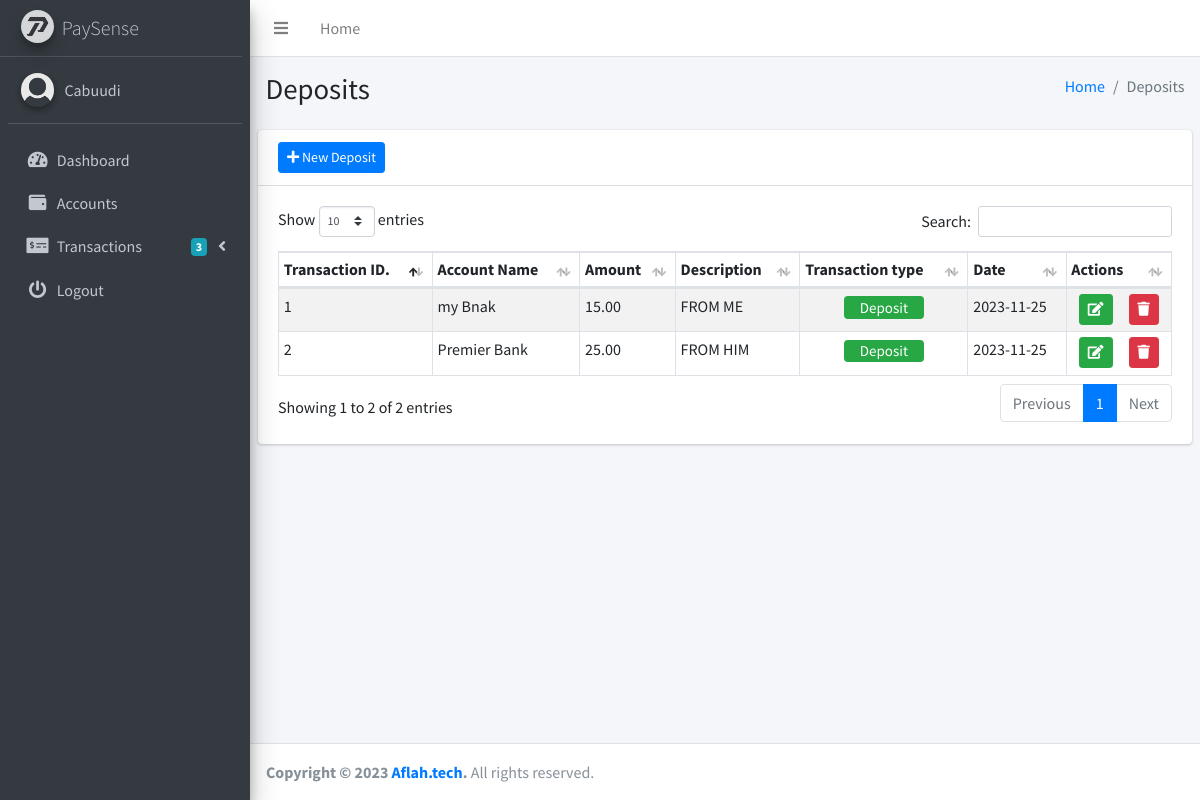
/deposits (signed in), run on the app's committed database.
### app/models.py (models this page shows, shortened)
class User(db.Model,UserMixin):
    id = db.Column(db.Integer, primary_key=True)
    username = db.Column(db.String(20), unique=True, nullable=False)
    email = db.Column(db.String(120), unique=True, nullable=False)
    password = db.Column(db.String(60), nullable=False)
    usertype = db.Column(db.String(10), nullable=False)
    profile_pic = db.Column(db.String(20), nullable=False, default='default.jpg')
    reg_date = db.Column(db.DateTime, nullable=False, default=datetime.utcnow)
    accounts = db.relationship('Account', backref='owner', lazy=True)

class Transaction(db.Model):
    transaction_id = db.Column(db.Integer, primary_key=True)
    account_number = db.Column(db.Integer, db.ForeignKey('account.account_number'),nullable=False)
    amount = db.Column(db.Numeric(10, 2), nullable=False)
    description = db.Column(db.Text, nullable=False)
    transaction_type = db.Column(db.String(20))
    date = db.Column(db.DateTime, nullable=False)

class Account(db.Model):
    account_number = db.Column(db.Integer, primary_key=True)
    account_name = db.Column(db.String(50), nullable=False)
    balance = db.Column(db.Numeric(10, 2), nullable=False)
    reg_date = db.Column(db.DateTime, nullable=False, default=datetime.utcnow)
    transactions = db.relationship('Transaction', backref='account', lazy=True)
    user_id = db.Column(db.Integer, db.ForeignKey('user.id'),nullable=False)

### app/routes.py (the view)
@app.route("/deposits", methods=['GET', 'POST'], strict_slashes=False)
@login_required
def deposits():
    form = DepositForm()
    updateForm = UpdateDepositForm()
    accounts = Account.query.all() if current_user.usertype == 'Admin' else Account.query.filter_by(owner=current_user).all()
    account_choices = [('','Select The Account')] + [(acc.account_number,acc.account_name) for acc in accounts]
    form.account_number.choices = account_choices
    if form.validate_on_submit():
        amount = Decimal(form.amount.data).quantize(Decimal('0.00'), rounding=ROUND_DOWN)
        account_number = form.account_number.data
        deposit = Transaction(account_number=account_number, amount=str(amount), description=form.description.data, transaction_type='Deposit',date=form.date.data)
        db.session.add(deposit)
        db.session.commit()
        account = Account.query.get(account_number)
        account.balance += amount
        db.session.commit()
        flash("The Account has been deposited successfully", "success")
        return redirect(url_for('deposits'))
    else:
        for field, errors in form.errors.items():
            for error in errors:
                flash(f"{field}: {error}", "danger")
    current_year = datetime.datetime.now().year
    user_account_numbers = [account.account_number for account in current_user.accounts]
    if current_user.usertype == 'Admin':
        deposits = Transaction.query.filter_by(transaction_type='Deposit').order_by(Transaction.transaction_id.asc())
    else:
        deposits = Transaction.query.filter(Transaction.account_number.in_(user_account_numbers),Transaction.transaction_type == 'Deposit').order_by(Transaction.transaction_id.asc()).all()
    return render_template('deposits.html', title='Deposits', form=form, updateForm=updateForm, deposits=deposits,current_year=current_year)

### app/forms.py (shortened to what this page needs)
class DepositForm(FlaskForm):
    account_number = SelectField('Account Name', validators=[InputRequired()], choices=[])
    amount = DecimalField('Amount', validators=[DataRequired()])
    description = TextAreaField('Description', validators=[DataRequired()])
    date = DateField('Select Date', validators=[DataRequired()], default=date.today)
    submit = SubmitField('Deposit')

class UpdateDepositForm(FlaskForm):
    account_number = StringField('Account Name', validators=[DataRequired()])
    amount = DecimalField('Amount', validators=[DataRequired()])
    description = StringField('Description', validators=[DataRequired()])
    date = DateField('Select Date', validators=[DataRequired()], default=date.today)
    submit = SubmitField('Update')

### app/models.py (called while the page is built)
@login_manager.user_loader
def load_user(user_id):
    return User.query.get(int(user_id))

### app/templates/deposits.html (shortened to what this page needs)
<!DOCTYPE html>
<html>
<head>
  <link rel="stylesheet" href="{{ url_for('static', filename='plugins/toastr/toastr.min.css') }}">
  <link rel="stylesheet" href="{{ url_for('static', filename='plugins/fontawesome-free/css/all.min.css') }}">
  <link rel="stylesheet" href="https://code.ionicframework.com/ionicons/2.0.1/css/ionicons.min.css">
  <link rel="stylesheet" href="{{ url_for('static', filename='plugins/datatables-bs4/css/dataTables.bootstrap4.min.css') }}">
  <link rel="stylesheet" href="{{ url_for('static', filename='plugins/datatables-responsive/css/responsive.bootstrap4.min.css') }}">
  <link rel="stylesheet" href="{{ url_for('static', filename='dist/css/adminlte.min.css') }}">
</head>
<body class="hold-transition sidebar-mini">
<div class="wrapper">
  <nav class="main-header navbar navbar-expand navbar-white navbar-light">
    <ul class="navbar-nav">
      <li class="nav-item">
        <a class="nav-link" data-widget="pushmenu" href="#" role="button"><i class="fas fa-bars"></i></a>
      </li>
      <li class="nav-item d-none d-sm-inline-block">
        <a href="{{ url_for('home') }}" class="nav-link">Home</a>
      </li>
    </ul>
  </nav>
  <aside class="main-sidebar sidebar-dark-primary elevation-4">
    {% include 'sidebar.html' %}
  </aside>
  <div class="content-wrapper">
    <section class="content-header">
      <div class="container-fluid">
        <div class="row mb-2">
          <div class="col-sm-6">
            <h1>Deposits</h1>
          </div>
          <div class="col-sm-6">
            <ol class="breadcrumb float-sm-right">
              <li class="breadcrumb-item"><a href="{{ url_for('home') }}">Home</a></li>
              <li class="breadcrumb-item active">Deposits</li>
            </ol>
          </div>
        </div>
      </div>
    </section>
    <section class="content">
      <div class="row">
        <div class="col-12">
          <div class="card">
            <div class="card-header">
              <button class="btn btn-primary btn-sm" data-toggle="modal" data-target="#modal-new-deposit"><i class="fas fa-plus"></i>
                New Deposit
              </button>
            </div>
            <div class="card-body">
              <table id="example1" class="table table-bordered table-striped table-sm">
                <thead>
                <tr>
                  <th>Transaction ID.</th>
                  <th>Account Name</th>
                  <th>Amount</th>
                  <th>Description</th>
                  <th>Transaction type</th>
                  <th>Date</th>
                  <th>Actions</th>
                </tr>
                </thead>
                <tbody>
                {% for deposit in deposits %}
                  <tr>
                    <td>{{ deposit.transaction_id }}</td>
                    <td>{{ deposit.account.account_name }}</td>
                    <td>{{ deposit.amount}}</td>
                    <td>{{ deposit.description}}</td>
                    <td class="text-center">
                      <h5><span class="badge bg-success px-3 font-weight-normal">{{ deposit.transaction_type }}</span></h5>
                    </td>
                    <td>{{ deposit.date.strftime('%Y-%m-%d')}}</td>
                    <td>
                      <div class="d-flex justify-content-center align-items-center h-100">
                        <button type="button" class="btn btn-success btn-sm mr-2" data-toggle="modal" data-target="#modal-update-deposit-{{ deposit.transaction_id }}"><i class="fas fa-edit"></i></button>
                        <button type="button" class="btn btn-danger btn-sm ml-2" data-toggle="modal" data-target="#modal-danger-{{ deposit.transaction_id }}">
                          <i class="fas fa-trash"></i>
                        </button>
                      </div>
                    </td>
                  </tr>
                {% endfor %}
                </tbody>
              </table>
            </div>
          </div>
        </div>
      </div>
    </section>
  </div>
  {% include 'footer.html' %}
</div>
</body>
</html>

### app/templates/sidebar.html (shortened to what this page needs)
<div class="sidebar">
<a href="{{ url_for('home') }}" class="brand-link ml-n2">
  <img src="{{ url_for('static', filename='img/Paysense.png') }}" alt="paysense" class="brand-image img-circle elevation-3" style="opacity: .8">
  <span class="brand-text font-weight-light">PaySense</span>
</a>
  <div class="user-panel mt-3 pb-3 mb-3 d-flex">
    <div class="image">
      <img src="{{ url_for('static', filename='img/' + current_user.profile_pic) }}" class="img-circle elevation-2" alt="User Image">
    </div>
    <div class="info">
      <a href="{{ url_for('profile') }}" class="d-block">{{ current_user.username }}</a>
    </div>
  </div>
  <nav class="mt-2">
    <ul class="nav nav-pills nav-sidebar flex-column" data-widget="treeview" role="menu" data-accordion="false">
      <li class="nav-item">
        <a href="{{ url_for('home') }}" class="nav-link {% if request.path == url_for('home') %}active{% endif %}">
          <i class="nav-icon fas fa-tachometer-alt"></i>
          <p>
            Dashboard
          </p>
        </a>
      </li>
      <li class="nav-item">
        <a href="{{ url_for('accounts') }}" class="nav-link {% if request.path == url_for('accounts') %}active{% endif %}">
          <i class="nav-icon fas fa-wallet"></i>
          <p>
            Accounts
          </p>
        </a>
      </li>
      <li class="nav-item has-treeview">
        <a href="#" class="nav-link">
          <i class="nav-icon fas fa-money-check-alt"></i>
          <p>
            Transactions
            <i class="fas fa-angle-left right"></i>
            <span class="badge badge-info right">3</span>
          </p>
        </a>
      </li>
      <li class="nav-item">
        <a href="{{ url_for('logout') }}" class="nav-link">
          <i class="nav-icon fas fa-power-off "></i>
          <p>
            Logout
          </p>
        </a>
      </li>
    </ul>
  </nav>
</div>

### app/templates/footer.html
<footer class="main-footer">
    <strong>Copyright &copy; {{ current_year }} <a href="https://Aflah.tech" target="_blank">Aflah.tech</a>.</strong>
    All rights reserved.
</footer>

### data on the page
User: profile_pic (placeholder picture), username "Cabuudi"
Transaction: transaction_id "1", account.account_name "my Bnak", amount "15.00", description "FROM ME", transaction_type "Deposit", date "2023-11-25"
Transaction: transaction_id "2", account.account_name "Premier Bank", amount "25.00", description "FROM HIM", transaction_type "Deposit", date "2023-11-25"
